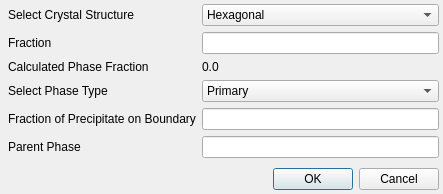
<?xml version="1.0" encoding="UTF-8"?>
<ui version="4.0">
 <class>EditPhaseDialog</class>
 <widget class="QDialog" name="EditPhaseDialog">
  <property name="geometry">
   <rect>
    <x>0</x>
    <y>0</y>
    <width>443</width>
    <height>194</height>
   </rect>
  </property>
  <property name="windowTitle">
   <string>Phase Properties</string>
  </property>
  <layout class="QVBoxLayout" name="verticalLayout">
   <property name="leftMargin">
    <number>8</number>
   </property>
   <property name="topMargin">
    <number>4</number>
   </property>
   <property name="rightMargin">
    <number>4</number>
   </property>
   <property name="bottomMargin">
    <number>4</number>
   </property>
   <item>
    <layout class="QFormLayout" name="formLayout">
     <item row="1" column="0">
      <widget class="QLabel" name="label_2">
       <property name="text">
        <string>Fraction</string>
       </property>
      </widget>
     </item>
     <item row="0" column="0">
      <widget class="QLabel" name="label">
       <property name="text">
        <string>Select Crystal Structure</string>
       </property>
      </widget>
     </item>
     <item row="0" column="1">
      <widget class="QComboBox" name="xtalCombo">
       <item>
        <property name="text">
         <string>Hexagonal</string>
        </property>
       </item>
       <item>
        <property name="text">
         <string>Cubic</string>
        </property>
       </item>
      </widget>
     </item>
     <item row="1" column="1">
      <widget class="QLineEdit" name="phaseFraction"/>
     </item>
     <item row="2" column="0">
      <widget class="QLabel" name="label_3">
       <property name="text">
        <string>Calculated Phase Fraction</string>
       </property>
      </widget>
     </item>
     <item row="2" column="1">
      <widget class="QLabel" name="calcPhaseFraction">
       <property name="text">
        <string>0.0</string>
       </property>
      </widget>
     </item>
     <item row="3" column="0">
      <widget class="QLabel" name="label_4">
       <property name="text">
        <string>Select Phase Type</string>
       </property>
      </widget>
     </item>
     <item row="3" column="1">
      <widget class="QComboBox" name="phaseTypeCombo">
       <item>
        <property name="text">
         <string>Primary</string>
        </property>
       </item>
       <item>
        <property name="text">
         <string>Precipitate</string>
        </property>
       </item>
       <item>
        <property name="text">
         <string>Transformation</string>
        </property>
       </item>
       <item>
        <property name="text">
         <string>Matrix</string>
        </property>
       </item>
       <item>
        <property name="text">
         <string>Boundary</string>
        </property>
       </item>
       <item>
        <property name="text">
         <string>Unknown Phase Type</string>
        </property>
       </item>
      </widget>
     </item>
     <item row="4" column="0">
      <widget class="QLabel" name="pptFractionLabel">
       <property name="text">
        <string>Fraction of Precipitate on Boundary</string>
       </property>
      </widget>
     </item>
     <item row="4" column="1">
      <widget class="QLineEdit" name="pptFraction"/>
     </item>
     <item row="5" column="0">
      <widget class="QLabel" name="ParentPhaseLabel">
       <property name="text">
        <string>Parent Phase</string>
       </property>
      </widget>
     </item>
     <item row="5" column="1">
      <widget class="QLineEdit" name="ParentPhase"/>
     </item>
    </layout>
   </item>
   <item>
    <widget class="QDialogButtonBox" name="buttonBox">
     <property name="orientation">
      <enum>Qt::Horizontal</enum>
     </property>
     <property name="standardButtons">
      <set>QDialogButtonBox::Cancel|QDialogButtonBox::Ok</set>
     </property>
    </widget>
   </item>
  </layout>
 </widget>
 <resources/>
 <connections>
  <connection>
   <sender>buttonBox</sender>
   <signal>accepted()</signal>
   <receiver>EditPhaseDialog</receiver>
   <slot>accept()</slot>
   <hints>
    <hint type="sourcelabel">
     <x>248</x>
     <y>254</y>
    </hint>
    <hint type="destinationlabel">
     <x>157</x>
     <y>274</y>
    </hint>
   </hints>
  </connection>
  <connection>
   <sender>buttonBox</sender>
   <signal>rejected()</signal>
   <receiver>EditPhaseDialog</receiver>
   <slot>reject()</slot>
   <hints>
    <hint type="sourcelabel">
     <x>316</x>
     <y>260</y>
    </hint>
    <hint type="destinationlabel">
     <x>286</x>
     <y>274</y>
    </hint>
   </hints>
  </connection>
 </connections>
</ui>
